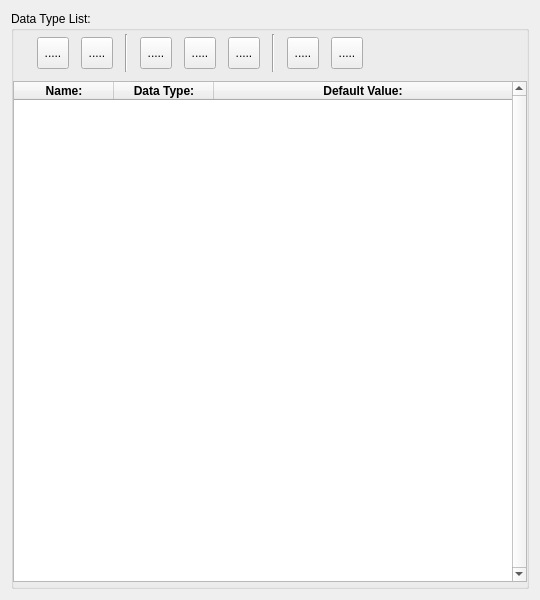
<?xml version="1.0" encoding="UTF-8"?>
<ui version="4.0">
 <class>SIDataTypeList</class>
 <widget class="QWidget" name="SIDataTypeList">
  <property name="geometry">
   <rect>
    <x>0</x>
    <y>0</y>
    <width>540</width>
    <height>600</height>
   </rect>
  </property>
  <property name="windowTitle">
   <string>Form</string>
  </property>
  <layout class="QVBoxLayout" name="verticalLayout_3">
   <item>
    <widget class="QGroupBox" name="groupBoxDetails">
     <property name="title">
      <string>Data Type List:</string>
     </property>
     <widget class="QWidget" name="widget" native="true">
      <property name="geometry">
       <rect>
        <x>5</x>
        <y>21</y>
        <width>371</width>
        <height>41</height>
       </rect>
      </property>
      <widget class="QWidget" name="horizontalLayoutWidget">
       <property name="geometry">
        <rect>
         <x>15</x>
         <y>2</y>
         <width>341</width>
         <height>38</height>
        </rect>
       </property>
       <layout class="QHBoxLayout" name="horizontalLayout">
        <item>
         <widget class="QToolButton" name="toolTypeCreate">
          <property name="maximumSize">
           <size>
            <width>32</width>
            <height>32</height>
           </size>
          </property>
          <property name="baseSize">
           <size>
            <width>32</width>
            <height>32</height>
           </size>
          </property>
          <property name="cursor">
           <cursorShape>PointingHandCursor</cursorShape>
          </property>
          <property name="mouseTracking">
           <bool>true</bool>
          </property>
          <property name="toolTip">
           <string>Create and add new data type.</string>
          </property>
          <property name="text">
           <string>.....</string>
          </property>
          <property name="icon">
           <iconset>
            <normalon>:/icons/Add Data Type</normalon>
           </iconset>
          </property>
          <property name="iconSize">
           <size>
            <width>25</width>
            <height>25</height>
           </size>
          </property>
          <property name="shortcut">
           <string>Ctrl+R</string>
          </property>
         </widget>
        </item>
        <item>
         <widget class="QToolButton" name="toolTypeDelete">
          <property name="maximumSize">
           <size>
            <width>32</width>
            <height>32</height>
           </size>
          </property>
          <property name="baseSize">
           <size>
            <width>32</width>
            <height>32</height>
           </size>
          </property>
          <property name="cursor">
           <cursorShape>PointingHandCursor</cursorShape>
          </property>
          <property name="mouseTracking">
           <bool>true</bool>
          </property>
          <property name="toolTip">
           <string>Delete active data type.</string>
          </property>
          <property name="text">
           <string>.....</string>
          </property>
          <property name="icon">
           <iconset>
            <normalon>:/icons/Delete Data Type</normalon>
           </iconset>
          </property>
          <property name="iconSize">
           <size>
            <width>25</width>
            <height>25</height>
           </size>
          </property>
          <property name="shortcut">
           <string>Ctrl+R</string>
          </property>
         </widget>
        </item>
        <item>
         <widget class="Line" name="line">
          <property name="orientation">
           <enum>Qt::Orientation::Vertical</enum>
          </property>
         </widget>
        </item>
        <item>
         <widget class="QToolButton" name="toolFieldCreate">
          <property name="maximumSize">
           <size>
            <width>32</width>
            <height>32</height>
           </size>
          </property>
          <property name="baseSize">
           <size>
            <width>32</width>
            <height>32</height>
           </size>
          </property>
          <property name="cursor">
           <cursorShape>PointingHandCursor</cursorShape>
          </property>
          <property name="mouseTracking">
           <bool>true</bool>
          </property>
          <property name="toolTip">
           <string>Add new field</string>
          </property>
          <property name="toolTipDuration">
           <number>-4</number>
          </property>
          <property name="text">
           <string>.....</string>
          </property>
          <property name="icon">
           <iconset>
            <normalon>:/icons/Add Field</normalon>
           </iconset>
          </property>
          <property name="iconSize">
           <size>
            <width>25</width>
            <height>25</height>
           </size>
          </property>
          <property name="shortcut">
           <string>Ctrl+R</string>
          </property>
          <property name="autoRepeat">
           <bool>true</bool>
          </property>
         </widget>
        </item>
        <item>
         <widget class="QToolButton" name="toolFieldInsert">
          <property name="maximumSize">
           <size>
            <width>32</width>
            <height>32</height>
           </size>
          </property>
          <property name="baseSize">
           <size>
            <width>32</width>
            <height>32</height>
           </size>
          </property>
          <property name="cursor">
           <cursorShape>PointingHandCursor</cursorShape>
          </property>
          <property name="mouseTracking">
           <bool>true</bool>
          </property>
          <property name="toolTip">
           <string>Insert new field.</string>
          </property>
          <property name="text">
           <string>.....</string>
          </property>
          <property name="icon">
           <iconset>
            <normalon>:/icons/Delete Field</normalon>
           </iconset>
          </property>
          <property name="iconSize">
           <size>
            <width>25</width>
            <height>25</height>
           </size>
          </property>
          <property name="shortcut">
           <string>Ctrl+R</string>
          </property>
         </widget>
        </item>
        <item>
         <widget class="QToolButton" name="toolFieldRemove">
          <property name="maximumSize">
           <size>
            <width>32</width>
            <height>32</height>
           </size>
          </property>
          <property name="baseSize">
           <size>
            <width>32</width>
            <height>32</height>
           </size>
          </property>
          <property name="cursor">
           <cursorShape>PointingHandCursor</cursorShape>
          </property>
          <property name="mouseTracking">
           <bool>true</bool>
          </property>
          <property name="toolTip">
           <string>Remove selected field</string>
          </property>
          <property name="text">
           <string>.....</string>
          </property>
          <property name="icon">
           <iconset>
            <normalon>:/icons/Insert Field</normalon>
           </iconset>
          </property>
          <property name="iconSize">
           <size>
            <width>25</width>
            <height>25</height>
           </size>
          </property>
          <property name="shortcut">
           <string>Ctrl+R</string>
          </property>
         </widget>
        </item>
        <item>
         <widget class="Line" name="line_2">
          <property name="orientation">
           <enum>Qt::Orientation::Vertical</enum>
          </property>
         </widget>
        </item>
        <item>
         <widget class="QToolButton" name="toolMoveUp">
          <property name="maximumSize">
           <size>
            <width>32</width>
            <height>32</height>
           </size>
          </property>
          <property name="baseSize">
           <size>
            <width>32</width>
            <height>32</height>
           </size>
          </property>
          <property name="cursor">
           <cursorShape>PointingHandCursor</cursorShape>
          </property>
          <property name="mouseTracking">
           <bool>true</bool>
          </property>
          <property name="toolTip">
           <string>Move selection up.</string>
          </property>
          <property name="text">
           <string>.....</string>
          </property>
          <property name="icon">
           <iconset>
            <normalon>:/icons/Move Up</normalon>
           </iconset>
          </property>
          <property name="iconSize">
           <size>
            <width>25</width>
            <height>25</height>
           </size>
          </property>
          <property name="shortcut">
           <string>Ctrl+R</string>
          </property>
         </widget>
        </item>
        <item>
         <widget class="QToolButton" name="ToolMoveDown">
          <property name="maximumSize">
           <size>
            <width>32</width>
            <height>32</height>
           </size>
          </property>
          <property name="baseSize">
           <size>
            <width>32</width>
            <height>32</height>
           </size>
          </property>
          <property name="cursor">
           <cursorShape>PointingHandCursor</cursorShape>
          </property>
          <property name="mouseTracking">
           <bool>true</bool>
          </property>
          <property name="toolTip">
           <string>Move selection down.</string>
          </property>
          <property name="text">
           <string>.....</string>
          </property>
          <property name="icon">
           <iconset>
            <normalon>:/icons/Move Down</normalon>
           </iconset>
          </property>
          <property name="iconSize">
           <size>
            <width>25</width>
            <height>25</height>
           </size>
          </property>
          <property name="shortcut">
           <string>Ctrl+R</string>
          </property>
         </widget>
        </item>
       </layout>
      </widget>
     </widget>
     <widget class="QWidget" name="horizontalLayoutWidget_2">
      <property name="geometry">
       <rect>
        <x>2</x>
        <y>70</y>
        <width>521</width>
        <height>501</height>
       </rect>
      </property>
      <layout class="QHBoxLayout" name="horizontalLayout_2">
       <property name="rightMargin">
        <number>7</number>
       </property>
       <item>
        <widget class="QTableWidget" name="tableDataType">
         <property name="cursor" stdset="0">
          <cursorShape>ArrowCursor</cursorShape>
         </property>
         <property name="contextMenuPolicy">
          <enum>Qt::ContextMenuPolicy::NoContextMenu</enum>
         </property>
         <property name="autoFillBackground">
          <bool>true</bool>
         </property>
         <property name="midLineWidth">
          <number>1</number>
         </property>
         <property name="verticalScrollBarPolicy">
          <enum>Qt::ScrollBarPolicy::ScrollBarAlwaysOn</enum>
         </property>
         <property name="editTriggers">
          <set>QAbstractItemView::EditTrigger::AllEditTriggers</set>
         </property>
         <property name="showDropIndicator" stdset="0">
          <bool>false</bool>
         </property>
         <property name="dragDropOverwriteMode">
          <bool>false</bool>
         </property>
         <property name="selectionMode">
          <enum>QAbstractItemView::SelectionMode::SingleSelection</enum>
         </property>
         <property name="selectionBehavior">
          <enum>QAbstractItemView::SelectionBehavior::SelectRows</enum>
         </property>
         <property name="iconSize">
          <size>
           <width>0</width>
           <height>0</height>
          </size>
         </property>
         <property name="textElideMode">
          <enum>Qt::TextElideMode::ElideRight</enum>
         </property>
         <property name="wordWrap">
          <bool>false</bool>
         </property>
         <property name="cornerButtonEnabled">
          <bool>false</bool>
         </property>
         <property name="columnCount">
          <number>3</number>
         </property>
         <attribute name="horizontalHeaderCascadingSectionResizes">
          <bool>true</bool>
         </attribute>
         <attribute name="horizontalHeaderMinimumSectionSize">
          <number>60</number>
         </attribute>
         <attribute name="horizontalHeaderStretchLastSection">
          <bool>true</bool>
         </attribute>
         <column>
          <property name="text">
           <string>Name:</string>
          </property>
          <property name="font">
           <font>
            <bold>true</bold>
           </font>
          </property>
         </column>
         <column>
          <property name="text">
           <string>Data Type:</string>
          </property>
          <property name="font">
           <font>
            <bold>true</bold>
           </font>
          </property>
         </column>
         <column>
          <property name="text">
           <string>Default Value:</string>
          </property>
          <property name="font">
           <font>
            <bold>true</bold>
           </font>
          </property>
         </column>
        </widget>
       </item>
      </layout>
     </widget>
    </widget>
   </item>
  </layout>
 </widget>
 <resources/>
 <connections/>
</ui>
